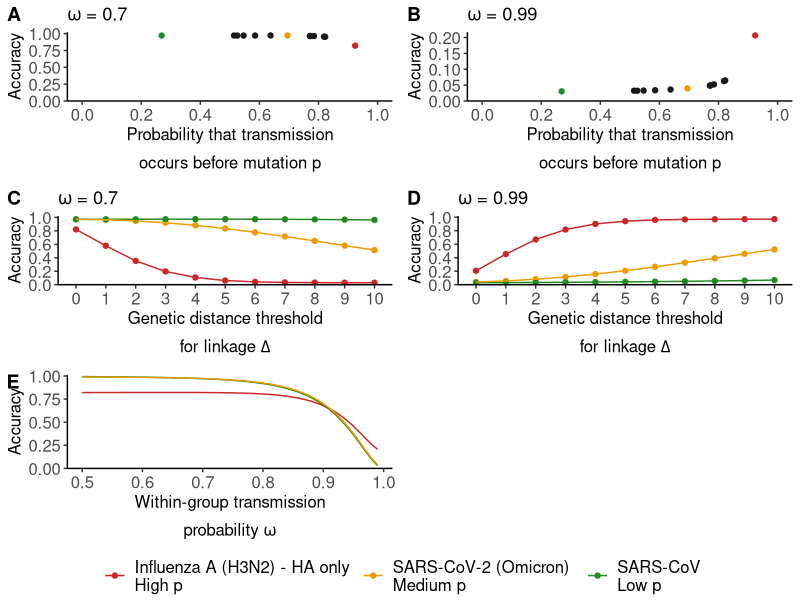
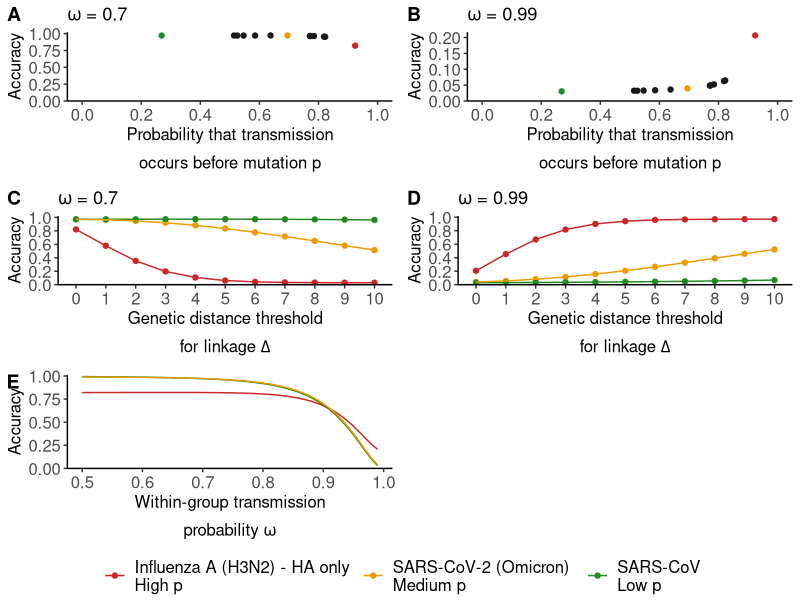
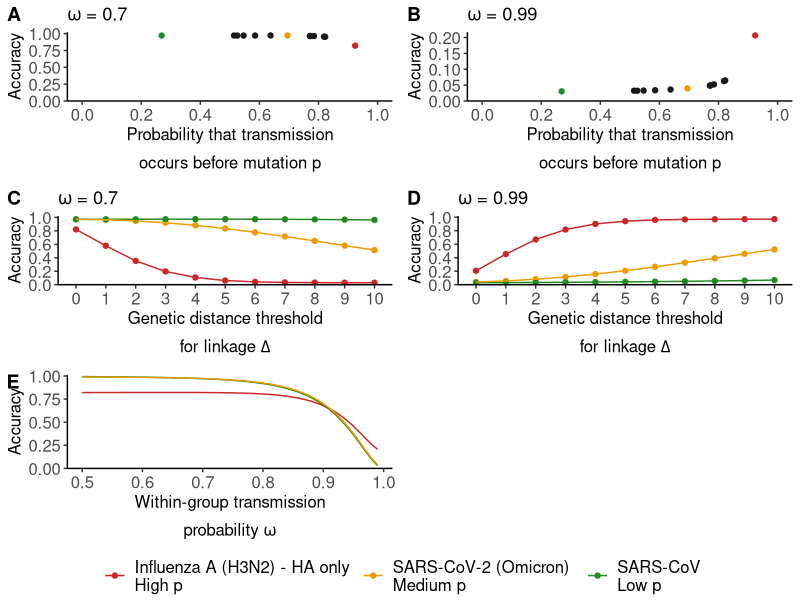

These figures' R source, in order:
library(tidyverse)
library(ggpubr)

## Load confusion matrix parameters across pathogens
df_sens_spec_FDR_across_pathogens_R_1.3 <- read_csv('../results/df_sens_spec_FDR_F1_across_pathogens_R_1.3.csv')

## Add accuracy calculations
df_sens_spec_FDR_across_pathogens_R_1.3 <- df_sens_spec_FDR_across_pathogens_R_1.3 %>% 
  mutate(accuracy = specificity + proba_0_1_jumps * (sensitivity - specificity),
         contribution_TP_accuracy = specificity * proba_0_1_jumps,
         contribution_TN_accuracy = sensitivity * (1. - proba_0_1_jumps))

## Define theme for figures
my_theme_classic <- function(){
  (theme_classic() +
     theme(axis.text = element_text(size = 12), 
           axis.title = element_text(size = 12),
           legend.text = element_text(size = 12), 
           legend.title = element_text(size = 12),
           strip.background = element_rect(fill = 'gray22'), 
           strip.text = element_text(size = 12, colour = 'white'))) %>% 
    return()
}

## Define colors for pathogens
name_pathogens <- unique(df_sens_spec_FDR_across_pathogens_R_1.3$pathogen)
vec_pathogens_to_keep <- c('Influenza A (H3N2) - HA only', 'SARS-CoV-2 (Omicron)', 'SARS-CoV')
vec_names_pathogens_to_keep <- c('Influenza A (H3N2) - HA only\nHigh p', 
                                 'SARS-CoV-2 (Omicron)\nMedium p',
                                 'SARS-CoV\nLow p')
vec_colors_pathogens_to_keep <- c('firebrick3', 'orange2', 'forestgreen')
vec_colors_all_pathogens <- sapply(name_pathogens, FUN = function(pathogen){
  ifelse(pathogen %in% vec_pathogens_to_keep, 
         vec_colors_pathogens_to_keep[which(vec_pathogens_to_keep == pathogen)], 
         'gray10')
})

## Accuracy as a function of p
plt_accuracy_func_p <- df_sens_spec_FDR_across_pathogens_R_1.3 %>% 
  filter(delta == 0, omega == 0.7) %>% 
  ggplot(aes(x = proba_trans_before_mut, y = accuracy, colour = pathogen)) +
  geom_point() +
  scale_x_continuous(name = expression(atop('Probability that transmission', 'occurs before mutation '*p)),
                     breaks = seq(0., 1., 0.2),
                     limits = c(0., 1.)) +
  scale_y_continuous(name = 'Accuracy', limits = c(0., NA),
                     expand = expansion(mult = c(0.,.05))) +
  scale_colour_manual(values = vec_colors_all_pathogens, breaks = name_pathogens,
                      guide = 'none') +
  my_theme_classic() +
  theme(legend.position = 'none')


plt_accuracy_func_p_omega_0.99 <- df_sens_spec_FDR_across_pathogens_R_1.3 %>% 
  filter(delta == 0, omega == 0.99) %>% 
  ggplot(aes(x = proba_trans_before_mut, y = accuracy, colour = pathogen)) +
  geom_point() +
  scale_x_continuous(name = expression(atop('Probability that transmission', 'occurs before mutation '*p)),
                     breaks = seq(0., 1., 0.2),
                     limits = c(0., 1.)) +
  scale_y_continuous(name = 'Accuracy', limits = c(0., NA),
                     expand = expansion(mult = c(0.,.05))) +
  scale_colour_manual(values = vec_colors_all_pathogens, breaks = name_pathogens,
                      guide = 'none') +
  my_theme_classic() +
  theme(legend.position = 'none')

## Accuracy as a function of Delta
plt_accuracy_func_delta <- df_sens_spec_FDR_across_pathogens_R_1.3 %>% 
  filter(omega == 0.7, delta <= 10,
         pathogen %in% vec_pathogens_to_keep) %>% 
  ggplot(aes(x = as.factor(delta), colour = pathogen, group = pathogen)) +
  geom_point(aes(y = accuracy)) +
  geom_line(aes(y = accuracy)) +
  scale_x_discrete(breaks = 0:10, 
                   name = expression(atop('Genetic distance threshold', 'for linkage '*Delta))) +
  scale_y_continuous(limits = c(0., NA), breaks = seq(0., 1., 0.2),
                     name = 'Accuracy',
                     expand = expansion(mult = c(0., 0.05))) +
  scale_colour_manual(name = '', 
                      breaks = vec_pathogens_to_keep, 
                      labels = vec_names_pathogens_to_keep, 
                      values = vec_colors_pathogens_to_keep) +
  my_theme_classic() +
  theme(legend.position = 'bottom')

plt_accuracy_func_delta_omega_0.99 <- df_sens_spec_FDR_across_pathogens_R_1.3 %>% 
  filter(omega == 0.99, delta <= 10,
         pathogen %in% vec_pathogens_to_keep) %>% 
  ggplot(aes(x = as.factor(delta), colour = pathogen, group = pathogen)) +
  geom_point(aes(y = accuracy)) +
  geom_line(aes(y = accuracy)) +
  scale_x_discrete(breaks = 0:10, 
                   name = expression(atop('Genetic distance threshold', 'for linkage '*Delta))) +
  scale_y_continuous(limits = c(0., NA), breaks = seq(0., 1., 0.2),
                     name = 'Accuracy',
                     expand = expansion(mult = c(0., 0.05))) +
  scale_colour_manual(name = '', 
                      breaks = vec_pathogens_to_keep, 
                      labels = vec_names_pathogens_to_keep, 
                      values = vec_colors_pathogens_to_keep) +
  my_theme_classic() +
  theme(legend.position = 'bottom')

## Accuracy as a function of omega
plt_accuracy_func_omega <- df_sens_spec_FDR_across_pathogens_R_1.3 %>% 
  filter(delta == 0,
         pathogen %in% vec_pathogens_to_keep) %>% 
  ggplot(aes(x = omega, colour = pathogen, 
             group = interaction(pathogen, delta))) +
  geom_line(aes(y = accuracy)) +
  scale_x_continuous(name = expression(atop('Within-group transmission', 'probability '*omega))) +
  scale_y_continuous(limits = c(0., 1.), name = 'Accuracy',
                     expand = expansion(mult = c(0., 0.01))) +
  scale_colour_manual(name = '', 
                      breaks = vec_pathogens_to_keep, 
                      labels = vec_names_pathogens_to_keep, 
                      values = vec_colors_pathogens_to_keep) +
  my_theme_classic() +
  theme(legend.position = 'bottom')



accuracy_panel <- ggarrange(plt_accuracy_func_p + 
                              theme(legend.position = 'none') +
                              ggtitle(label = expression(paste(omega, ' = 0.7'))),
                            plt_accuracy_func_p_omega_0.99 + theme(legend.position = 'none') +
                              ggtitle(label = expression(paste(omega, ' = 0.99'))),
                            plt_accuracy_func_delta +
                              ggtitle(label = expression(paste(omega, ' = 0.7'))),
                            plt_accuracy_func_delta_omega_0.99 +
                              ggtitle(label = expression(paste(omega, ' = 0.99'))),
                            plt_accuracy_func_omega,
                            nrow = 3, ncol = 2, 
                            common.legend = T, legend = 'bottom',
                            labels = 'AUTO')

plot(accuracy_panel)

png('../figures/supplementary-figures/accuracy_panel.png', height = 9, width = 6.5,
    res = 350, units = 'in')
plot(accuracy_panel)
dev.off()
pdf('../figures/supplementary-figures/accuracy_panel.pdf', height = 9, width = 6.5)
plot(accuracy_panel)
dev.off()
